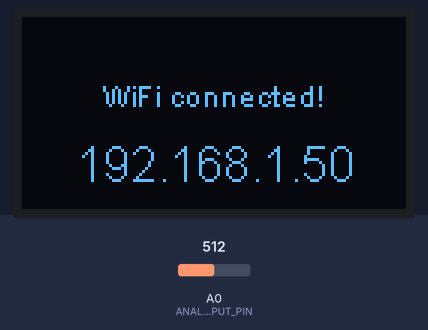
The sketch below on a simulated ESP8266 (NodeMCU). Parts: 128×64 one-colour display. Inputs (shaded band) come from the test bench; at power-on: A0 (ANALOG_INPUT_PIN) = 512. WiFi joins after 1.5 s; servers stay silent unless stated; no MQTT or app messages arrive unless stated; what the sketch prints to the serial monitor is not drawn.

Above: at 3.6 s.
At 13.2 s:
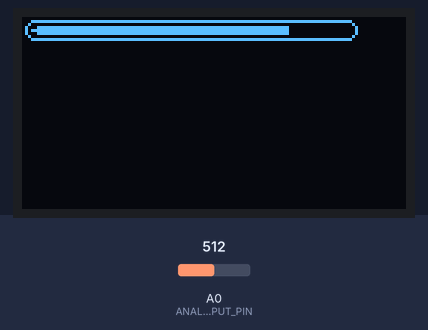
13.3 s: A0 (ANALOG_INPUT_PIN) set to 537
At 14.1 s:
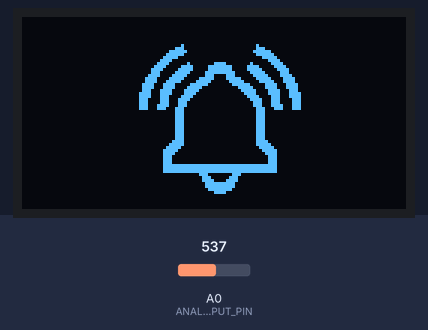
At 15.1 s:
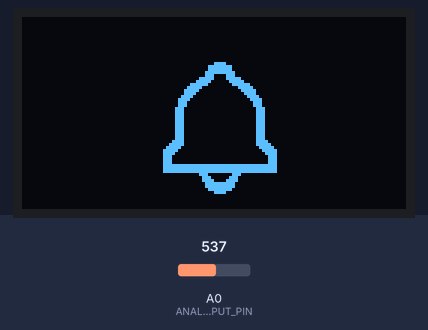
Timing chart, 0 to 16.6 s (numbered marks = the images above; inputs shaded):
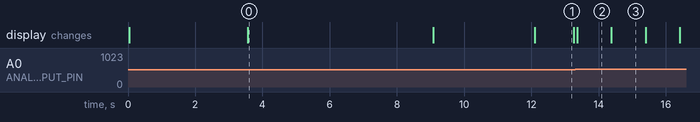

Measured:
- the behaviour switches between 520 and 521 on A0 (ANALOG_INPUT_PIN) (found by bisection; images 1 and 2)
- after the input at 13.3 s, the display: changes after 0.07 s (image 2)
- what the display in image 0 shows lasts 5.5 s, from 3.6 s to 9.1 s
- what the display in image 1 shows lasts 1.2 s, from 12.1 s to 13.3 s
- what the display in image 2 shows lasts 1.0 s, from 13.4 s to 14.4 s

The sketch:

DoorbellPublisher.ino
```cpp
/* System wide includes */
#include <ESP8266WiFi.h>
#include <PubSubClient.h>
#include <Wire.h>
#include "SSD1306Wire.h"

/* Local project-wide includes */
#include "images.h"
#include "config.h"

/* Function prototypes */
void setup_wifi(void);
void setup_mqtt(void);
void setup_offset_voltage(void);
void drawBrokenLink(void);
float countsToMillivolts(int nCounts);

/* Global instances */
SSD1306Wire display(0x3c, SDA, SCL);
WiFiClient espClient;
PubSubClient client(espClient);
IPAddress serverIp;

/* Other global variables */
volatile uint8_t g_nTimeout = TIMEOUT_RESET_VAL;
volatile float g_fSensorOffsetVoltage = 0.0f;

void setup()
{
    /* Initialize serial communication */
    Serial.begin(SERIAL_BAUDRATE);
    Serial.println();

    /* Initialize display, set its orientation */
    display.init();
    display.flipScreenVertically();

    /* Initialize WiFi and MQTT connections */
    setup_wifi();
    setup_mqtt();

    /* Offset voltage measurement at the end due to powerbank issues;
     * result is shown on the display
     */
    delay(2000);
    setup_offset_voltage();
    delay(3000);
}

void setup_offset_voltage(void)
{
    int nConversionValue = 0;
    float fMilliVolts = 0.0f;
    float fMilliVoltsAccu = 0.0f;
    float fMilliVoltsAvg = 0.0f;
    const uint16_t nNumSamples = 4096;
    char sDisplayText[32];

    /* Take nNumSamples samples from the ADC and calculate average value */
    for( uint16_t k = 0; k < nNumSamples; k++ )
    {
        nConversionValue = analogRead(ANALOG_INPUT_PIN);
        fMilliVolts = countsToMillivolts(nConversionValue);
        fMilliVoltsAccu += fMilliVolts;
    }
    fMilliVoltsAvg = fMilliVoltsAccu/nNumSamples;

    /* Store average value as sensor offset voltage for operation;
     * depends on the setup and the resistors being used,
     * but should be aroud mid-supply voltage, i.e. 3.3V/2 = 1.65V
     */
    g_fSensorOffsetVoltage = fMilliVoltsAvg;

    /* Show average value on the display */
    snprintf(sDisplayText, 31, "%.2f", fMilliVoltsAvg);
    display.clear();
    display.setTextAlignment(TEXT_ALIGN_CENTER);
    display.setFont(ArialMT_Plain_16);
    display.drawString(64, 12, sDisplayText);
    display.setFont(ArialMT_Plain_10);
    display.drawString(64, 34, "mV average.");
    display.display();

    /* also print value to serial */
    Serial.print("Average voltage (offset): ");
    Serial.print(sDisplayText);
    Serial.println(" mV average.");
}

void mqtt_reconnect()
{
    bool bBroken = false;

    // Loop until we're reconnected
    while( !client.connected() )
    {
        Serial.print("Attempting MQTT connection... ");

        /* Attempt to (re-)connect only using client ID, no username/password */
        if( client.connect(MQTT_CLIENT_ID) )
        {
            Serial.println("connected");
        }
        else
        {
            bBroken = true;
            display.clear();
            drawBrokenLink();
            display.display();

            Serial.print("failed, rc=");
            Serial.print(client.state());
            Serial.println(" trying again in 3 seconds");
            // Wait 3 seconds before retrying
            delay(3000);
        }
    }

    if( bBroken )
    {
        /* connection was broken (could not directly be re-established) but is no longer bruken now;
         * broken link symbol is cleared from the display!
         */
        display.clear();
        display.display();
    }
}

void setup_wifi()
{
    delay(10);

    display.clear();
    drawWifiDisconnected();
    display.display();
    delay(2000);

    // We start by connecting to a WiFi network
    Serial.println();
    Serial.print("Connecting to WiFi with SSID: \"");
    Serial.print(WIFI_SSID);
    Serial.println("\"");

    WiFi.begin(WIFI_SSID, WIFI_PASSWORD);

    while (WiFi.status() != WL_CONNECTED)
    {
        delay(500);
        Serial.print(".");
    }

    /* show ocnnection info on display */
    display.clear();
    display.setFont(ArialMT_Plain_10);
    display.setTextAlignment(TEXT_ALIGN_CENTER);
    display.drawString(64, 20, "WiFi connected!");
    display.setFont(ArialMT_Plain_16);
    display.drawString(64, 40, WiFi.localIP().toString() );
    display.display();

    /* print connection info to serial console */
    Serial.println("");
    Serial.println("WiFi connected.");
    Serial.print("IP address: ");
    Serial.println(WiFi.localIP());

    delay(3000);
}

void setup_mqtt(void)
{
    client.setServer(MQTT_SERVER_IP, MQTT_PORT);

    if (!client.connected())
    {
        mqtt_reconnect();
    }
}

void drawBell(bool bOnOff)
{
    // see http://blog.squix.org/2015/05/esp8266-nodemcu-how-to-create-xbm.html
    // on how to create xbm files

    if( bOnOff )
    {
        display.drawXbm(34, 2, doorbell_width, doorbell_height, doorbell_bits);
    }
    else
    {
        display.drawXbm(34, 2, doorbell_noring_width, doorbell_noring_height, doorbell_noring_bits);
    }
}

void drawBrokenLink(void)
{
    display.drawXbm(34, 2, broken_link_width, broken_link_height, broken_link_bits);
}

void drawWifiDisconnected(void)
{
    display.drawXbm(34, 2, wifi_disconnected_width, wifi_disconnected_height, wifi_disconnected_bits);
}

void drawHeart(void)
{
    display.drawXbm(118, 2, heart_width, heart_height, heart_bits);
}

void loop()
{
    static uint8_t nProgressBarVal = 100;
    static int nConversionValue = 0;
    static bool bDetected = false;
    static bool bDetectedOld = false;
    static unsigned int nCommTrigger = 0;

    if (!client.connected())
    {
        mqtt_reconnect();
    }
    client.loop();

    nConversionValue = analogRead(ANALOG_INPUT_PIN);
    bDetected = detectDoorbell( countsToMillivolts(nConversionValue) );

    if( bDetectedOld != bDetected )
    {
        if( bDetected ) /* detect rising edge */
        {
            //display.drawString(64, 20, "Ding-dong start!");
            client.publish(MQTT_TOPIC_PROD, MQTT_MSG_DOORBELL);

            for(int k=0; k<10; k++)
            {
                display.clear();
                drawBell(true);
                display.display();
                //setNeopixelColor(NEOPIXEL_COLOR_BLUE);
                delay(1000);

                display.clear();
                drawBell(false);
                display.display();
                //setNeopixelColor(NEOPIXEL_COLOR_BLACK);
                delay(1000);
            }

            // force next heartbeat immediately after
            g_nTimeout = 1;
        }
    }
    bDetectedOld = bDetected;

    if( 0 == nCommTrigger )
    {
        /* only decrement when timeout has not already occured, else uint underflow */
        if( g_nTimeout > 0 )
        {
            g_nTimeout--;
            Serial.print("Time until next heartbeat: ");
            Serial.println(g_nTimeout);

            /* detect transition: timeout reached */
            if( 0 == g_nTimeout )
            {
                Serial.println("Timed out: sending heartbeat!");

                client.publish(MQTT_TOPIC_CONNECTION, MQTT_MSG_HEARTBEAT);
                Serial.println("Sent heartbeat.");

                /* auto-reset timeout */
                g_nTimeout = TIMEOUT_RESET_VAL;
            }
        }

        Serial.println("Update progress bar.");
        nProgressBarVal = g_nTimeout*100/TIMEOUT_RESET_VAL;
        display.clear();
        display.drawProgressBar(1, 1, 110, 6, nProgressBarVal);
        display.display();
    }

    nCommTrigger++;
    if( nCommTrigger >= 1000/SENSOR_LOOP_DELAY )
    {
        nCommTrigger = 0;
    }

    delay(SENSOR_LOOP_DELAY);
}

float countsToMillivolts(int nCounts)
{
    // For the Arduino Uno, its a 10 bit unsgined value (i.e. a range of 0..1023).
    // Its measurement range is from 0..5 volts.
    // This yields a resolution between readings of: 5 volts / 1024 units or approx. 4.9 mV per LSB
    return nCounts * 4.882813f;
}

bool detectDoorbell(float fVoltage)
{
    const float fThreshold = SENSOR_THRESHOLD;
    static float fSignal;
    static int nCnt = 0;
    static int nCntDown = 0;
    static bool bDetected = false;
    static bool bDetectedOld = false;

    fSignal = fVoltage - g_fSensorOffsetVoltage;

    /* prepare triggering */
    if( abs(fSignal) > fThreshold )
    {
        nCnt++; // increase likeliness of occurence
    }
    else
    {
        nCnt--; // decrease likeliness of occurence, but never fall below zero
        if( nCnt < 0 )
        {
            nCnt = 0;
        }
    }

    /* check if counter has reached limit for doorbell detection */
    if( nCnt > SENSOR_CNT_LIMIT )
    {
        // detected
        bDetected = true;

        // keep output true for specific time
        nCntDown = SENSOR_CNT_DOWN;
    }

    if( nCntDown > 0 )
    {
        nCntDown--;
        if( nCntDown == 0 )
        {
            // no longer keep output true
            bDetected = false;
        }
    }

#if DEBUG
//    Serial.print("V: ");
//    Serial.print( fVoltage );
//    Serial.print(", ");
    Serial.print("|Sig|: ");
    Serial.print( abs(fSignal) );
    Serial.print(", Count: ");
    Serial.print( nCnt );
    Serial.print(", Out: ");
    Serial.print( bDetected ? 300 : 0 ); /* use scale factor of 300 for display alignment in Arduino's Serial Plotter */
    Serial.println("");
#endif

    return bDetected;
}
```

config.h
```cpp
#include "config_wifi.h" /* include WiFi settings from separate file */

#define MQTT_SERVER_IP         "192.168.0.4" /* shall be a static IP address, not a hostname */
#define MQTT_PORT              1883
#define MQTT_CLIENT_ID         "DoorbellPublisher"
#define MQTT_TOPIC_CONNECTION  "doorbell_connection"
#define MQTT_MSG_HEARTBEAT     "heartbeat"
#define MQTT_MSG_CONNECT       "connected"
#define MQTT_TOPIC_PROD        "doorbell"
#define MQTT_MSG_DOORBELL      "dingdong"
#define ANALOG_INPUT_PIN        A0

/* Sensor loop delay to busy wait and currently get a sample interval of approx. 3 ms, i.e. a sampling frequency of 333 Hz. */
#define SENSOR_LOOP_DELAY       (3u) /* loop delay in milliseconds */

#define SENSOR_THRESHOLD        (40.0f)

#define SENSOR_CNT_LIMIT        (15u)

#define SENSOR_CNT_DOWN         (800u)

#define TIMEOUT_RESET_VAL       (5u) /* heartbeat interval in seconds */

#define SERIAL_BAUDRATE         (115200u)

#define DEBUG                   (1u)
```

config_wifi.h
```cpp
/* WiFi settings */
#define WIFI_SSID               "MyWifiSsid"
#define WIFI_PASSWORD           "MyWifiPassword"
```

Source omitted: images.h (data table, 16767 bytes)
